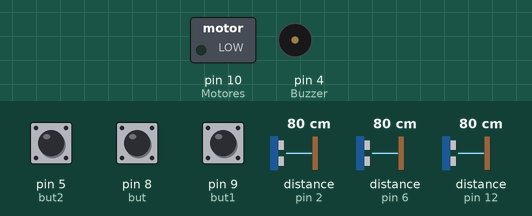
Recording of a sketch running on a simulated Arduino Uno, built with avr-gcc and run on an emulated ATmega328P. Parts: switched loads named in the sketch (green lamp = pin HIGH), buzzer (waves = sounding). Wiring (inferred from the names in the program): 3 × ultrasonic range finder: trigger pin 3, echo pin 2 / trigger pin 7, echo pin 6 / trigger pin 13, echo pin 12. The test bench sets the inputs (shaded band); at power-on: pin 8 (but) LOW, distance to the obstacle (sensors on pin 2, pin 6, pin 12) 80 cm, pin 9 (but1) LOW, pin 5 (but2) LOW. The echo pulse lasts 58.3 µs per cm; pins used as bus, display or sensor lines are not drawn; what the sketch prints to the serial monitor is not drawn.

Above: at 1.2 s.
1.3 s: pin 8 (but) pulled HIGH for 0.15 s
At 2.6 s:
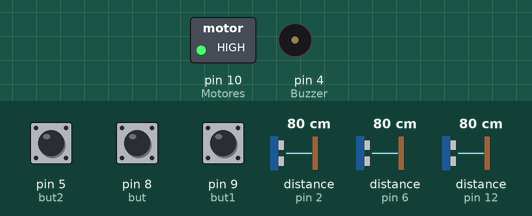
4.3 s: distance to the obstacle (sensor on pin 2) set to 34 cm
5.8 s: distance to the obstacle (sensor on pin 2) set to 28 cm
At 6.7 s:
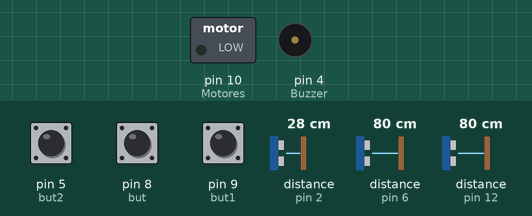
7.3 s: distance to the obstacle (sensor on pin 6) set to 2 cm
At 7.8 s:
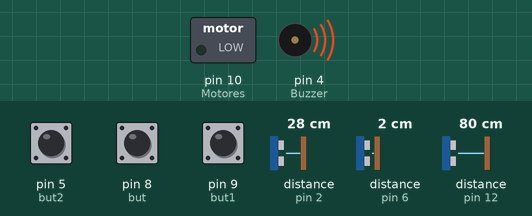
8.8 s: pin 9 (but1) pulled HIGH for 1 s
At 10.81 s:
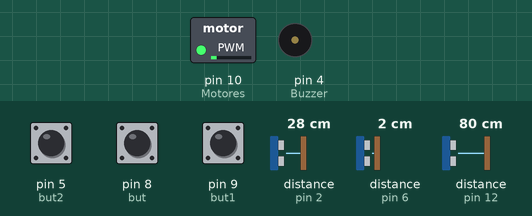
12.0 s: pin 9 (but1) pulled HIGH for 0.15 s
At 12.9 s:
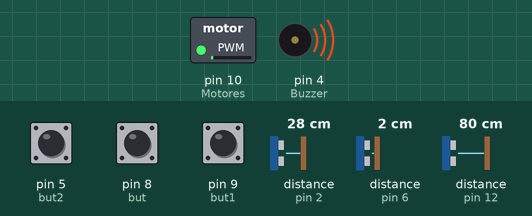
Timing chart, 0 to 15.0 s (numbered marks = the images above; inputs shaded):
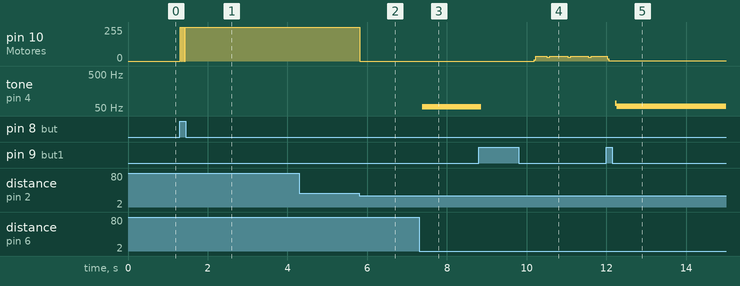

The sketch:

Codigo.ino
```cpp
const int Trigger1 = 13;
const int Echo1 = 12;
const int Trigger2 = 7;
const int Echo2 = 6;
const int Trigger3 = 3;
const int Echo3 = 2;
const int Motores = 10;
const int Camara = 14;
const int Buzzer = 4;
int EstadoBoton;
int EstadoBoton1;
int EstadoBoton2;

bool estado = false;
bool estado1 = false;
bool estado2 = false;
int but = 8;
int but1 = 9;
int but2 = 5;

void setup() {
  Serial.begin(9600);
  pinMode(Trigger1, OUTPUT);
  pinMode(Echo1, INPUT);
  digitalWrite(Trigger1, LOW);
  pinMode(Trigger2, OUTPUT);
  pinMode(Echo2, INPUT);
  digitalWrite(Trigger2, LOW);
  pinMode(Trigger3, OUTPUT);
  pinMode(Echo3, INPUT);
  pinMode(Camara, INPUT);
  pinMode(Motores, OUTPUT);
  pinMode(Buzzer, OUTPUT);
  pinMode(but, INPUT);
  pinMode(but1, INPUT);
  pinMode(but2, INPUT);


  digitalWrite(Trigger3, LOW);
}


void loop() {
  bool b;
  long d1 = obtenerDistancia(Trigger1, Echo1);
  long d2 = obtenerDistancia(Trigger2, Echo2);
  long d3 = obtenerDistancia(Trigger3, Echo3);
  b = obtenerCamara(Camara);


  EstadoBoton = digitalRead(but);
  EstadoBoton1 = digitalRead(but1);
  EstadoBoton2 = digitalRead(but2);

  if ((EstadoBoton == HIGH)) {
    estado = !estado;
  }
  if ((EstadoBoton1 == HIGH)) {
    estado1 = !estado1;
  }
  if ((EstadoBoton2 == HIGH)) {
    estado2 = !estado1;
  }

  if (estado == true) {
    digitalWrite(Motores, HIGH);
    Serial.print("MOTOR ON");
    if (d1 <= 30 || d2 <= 30 || d3 <= 30) {
      Serial.print("COITO");
      digitalWrite(Motores, LOW);
      digitalWrite(Buzzer, HIGH);
    } else if (b) {

      digitalWrite(Motores, LOW);
      digitalWrite(Buzzer, HIGH);
    } else {
      digitalWrite(Motores, HIGH);
      digitalWrite(Buzzer, LOW);
    }
    delay(10);


  } else {
    digitalWrite(Motores, LOW);
  }
  if (estado1 == true) {
    digitalWrite(Buzzer, HIGH);
    Serial.print("BUT2 ON");


  } else {
    digitalWrite(Buzzer, LOW);
  }
}


long obtenerDistancia(int Trigger, int Echo) {
  long t;
  long d;

  digitalWrite(Trigger, HIGH);
  delayMicroseconds(10);
  digitalWrite(Trigger, LOW);
  t = pulseIn(Echo, HIGH);
  d = t / 59;
  return d;
}

bool obtenerCamara(int Camara) {
  //Contiene el código de la IA que interpreta la imagen que recibe a partir de la salida serial de la cámara (Pin Camara)
  //el algoritmo interpreta y envía un True en caso de que algun objeto se muestre frente a la cámara ocupando un gran tamaño
  //significando que hay un objeto cerca, envía un False cuando no se esté mostrando nada
  bool b = false;
  return b;
}
```

Measured:
- the behaviour switches between 32 and 31 cm on distance to the obstacle (sensor on pin 2) (found by bisection; images 1 and 2)
- after the input at 1.3 s, pin 10 (Motores): 0/255 → 255/255 at once
- after the input at 4.3 s, every drawn part: stays the same
- after the input at 5.8 s, pin 10 (Motores): 255/255 → 0/255 at once
- after the input at 7.3 s, tone on pin 4 (Buzzer): silent → 55 Hz after 0.08 s
- after the input at 8.8 s, pin 10 (Motores): 0/255 → 9/255 after 1.4 s, then repeats every 0.52 s: 28/255 0.08 s, 35/255 0.44 s; tone on pin 4 (Buzzer): 55 Hz → silent after 0.06 s
- after the input at 12.0 s, tone on pin 4 (Buzzer): silent → 69 Hz after 0.22 s, → 57 Hz 0.04 s later
